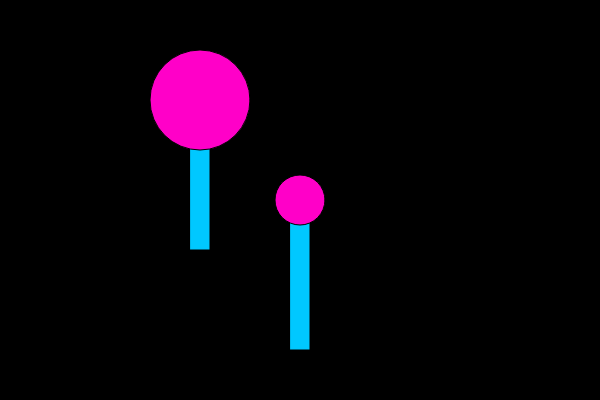
Frame 1 (no input)
Frame 60 (no input): identical to frame 1, image omitted
Frame 120 (the mouse pressed at the canvas centre since frame 60): identical to frame 1, image omitted

The p5.js sketch that drew this single still picture (run headless with seeded random() and noise() and a simulated clock; from frame 60 on, the mouse is pressed at the canvas centre):

// p5.js sketch
// ── sketch.js
var ball = {
  x: 300,
  y: 200,
  xspeed: 4,
  yspeed: -3
}

function setup() {
  createCanvas(600, 400);
}

// draw lollipop
function draw() {
  background(0);

 lollipop(300, 200, 50);
 lollipop(200, 100, 100);

}

function lollipop(x, y, diameter) {
  fill(0, 200, 255);
  rect(x-10, y, 20, 150);
  
  fill(255, 0, 200);
  ellipse(x, y, diameter, diameter)
  
}
